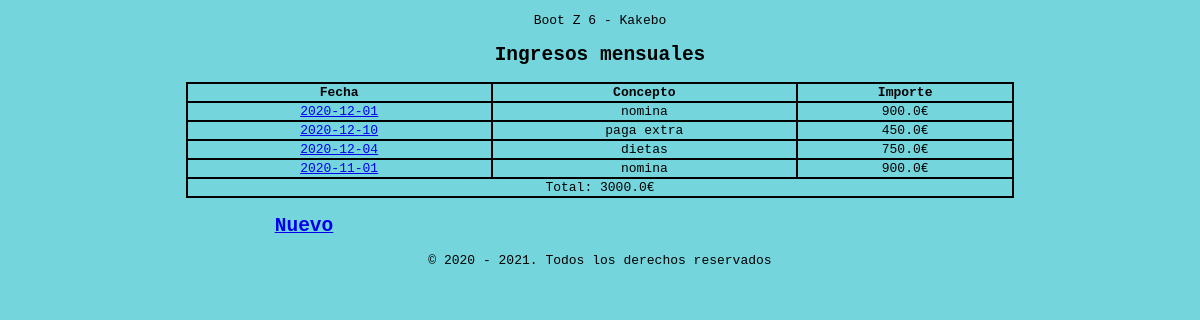
The app's page /, older data.
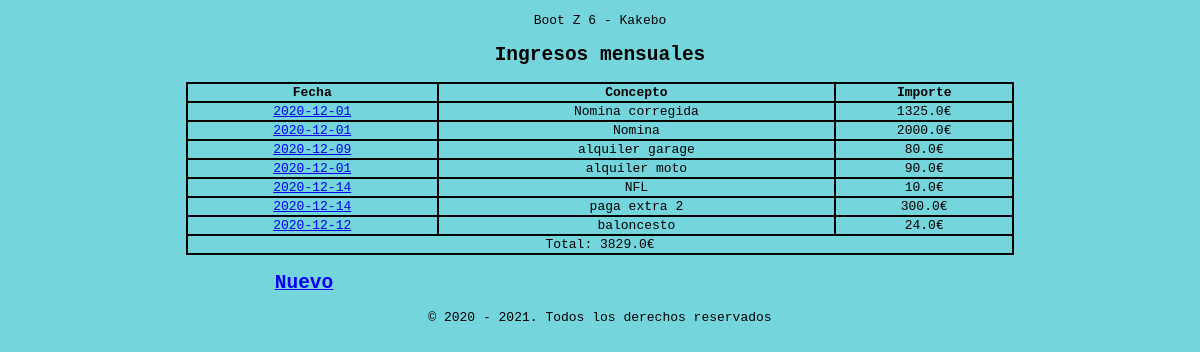
The same page, newer data.
### tables this page shows
CREATE TABLE "movements" (
	"ID"	INTEGER PRIMARY KEY AUTOINCREMENT,
	"concepto"	TEXT NOT NULL,
	"fecha"	TEXT NOT NULL,
	"cantidad"	REAL NOT NULL
);

### movements/views.py (the view)
@app.route('/')
def lista_ingresos ():
   ingresos = consulta ('SELECT fecha, concepto, cantidad, id FROM movements;')
   suma = 0
   for ingreso in ingresos:
      print (ingreso)
      suma += float(ingreso['cantidad'])
   return render_template ('movement_list.html', datos=ingresos, total = suma,)

### movements/views.py (called while the page is built)
def consulta (query, params=()):
   conn = sqlite3.connect(DBfile)
   c = conn.cursor()
   c.execute (query, params)
   conn.commit()
   filas = c.fetchall()
   print (filas)
   conn.close()
   if len(filas) == 0:
      return filas
   columnNames = []
   for columnName in c.description:
      columnNames.append(columnName[0])
   listaDeDiccionarios = []
   for fila in filas:
      d= {}
      for ix, columnName in enumerate(columnNames):
         d[columnName] = fila [ix]
      listaDeDiccionarios.append (d)
   return listaDeDiccionarios

### movements/templates/movement_list.html (shortened to what this page needs)
{% extends 'base.html' %}
{% block content %}
    <h1>Ingresos mensuales</h1>
    {% if datos|length > 0 %}
        <table>
            <tr>
                <th>Fecha</th>
                <th>Concepto</th>
                <th>Importe</th>
            </tr>
        {% for registro in datos %}
            <tr>
                <td><a href="modifica/{{ registro ['ID'] }}">{{ registro['fecha'] }}</a></td>
                <td>{{ registro['concepto'] }}</td>
                <td>{{ registro['cantidad'] }}€</td>
            </tr>
        {% endfor %}
            <tr>
                <td colspan='3'>Total: {{ total }}€</td>
            </tr>
        </table>
    {% else %}
        <p>No hay movimientos</p>
    {% endif %}
    <h2><a href="creaalta">Nuevo</a></h2>
    {% endblock %}

### movements/templates/base.html (shortened to what this page needs)
<!DOCTYPE html>
<html lang="en">
    <head>
        <link rel="stylesheet" href="/static/css/styles.css"></link>
    </head>
    <body>
        <header>
                <p>Boot Z 6 - Kakebo</p>
        </header>
        <section class = "container">
            {% block content%} {% endblock %}
        </section>
        <footer>
            &copy; 2020 - 2021. Todos los derechos reservados
        </footer>
    </body>
</html>

### movements/static/css/styles.css (style rules this page uses)
* { background-color: #74D5DD; font-family: monospace; text-align: center; }
table { background-color: black; padding: 0; margin-left: auto; margin-right: auto; width: 70%; }
h2 { margin-right: 50%; }

Row changes from the older to the newer data that the page shows:
removed movements: fecha "2020-12-10", concepto "paga extra", cantidad "450.0"
removed movements: fecha "2020-12-04", concepto "dietas", cantidad "750.0"
removed movements: fecha "2020-11-01", concepto "nomina", cantidad "900.0"
changed movements: concepto "nomina" → "Nomina corregida"; cantidad "900.0" → "1325.0"
added movements: fecha "2020-12-01", concepto "Nomina", cantidad "2000.0"
added movements: fecha "2020-12-09", concepto "alquiler garage", cantidad "80.0"
added movements: fecha "2020-12-01", concepto "alquiler moto", cantidad "90.0"
added movements: fecha "2020-12-14", concepto "NFL", cantidad "10.0"
added movements: fecha "2020-12-14", concepto "paga extra 2", cantidad "300.0"
added movements: fecha "2020-12-12", concepto "baloncesto", cantidad "24.0"
Text that changed along with them:
{{ total }}: "3000.0" → "3829.0"
